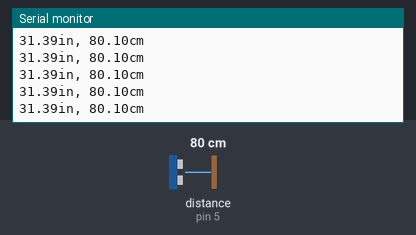
The sketch below on a simulated Arduino Uno, built with avr-gcc and run on an emulated ATmega328P. Parts: the last lines printed to the serial monitor. Wiring (inferred from the names in the program): ultrasonic range finder: trigger pin 4; echo pin 5. Inputs (shaded band) come from the test bench; at power-on: distance to the obstacle (sensor on pin 5) 80 cm. The echo pulse lasts 58.3 µs per cm; the modem accepts every AT command (registered, SIM ready, sends succeed) and sends nothing else.

Above: at 10.2 s.
10.3 s: distance to the obstacle (sensor on pin 5) set to 18 cm
At 10.32 s:
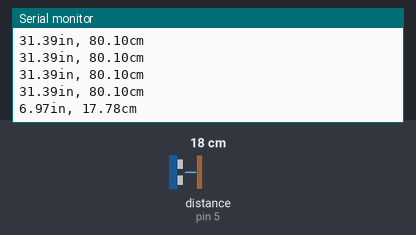
13.3 s: distance to the obstacle (sensor on pin 5) set to 2 cm
At 18.0 s:
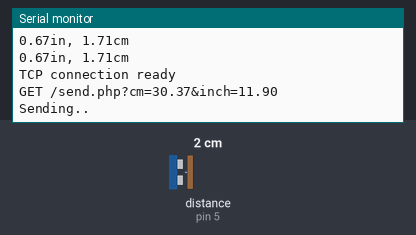
20.8 s: distance to the obstacle (sensor on pin 5) set to 250 cm
At 29.4 s:
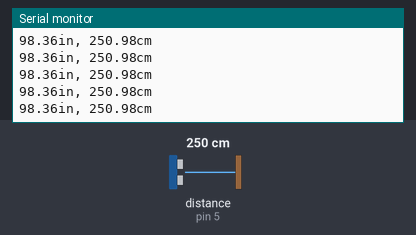
Timing chart, 0 to 29.8 s (numbered marks = the images above; inputs shaded):
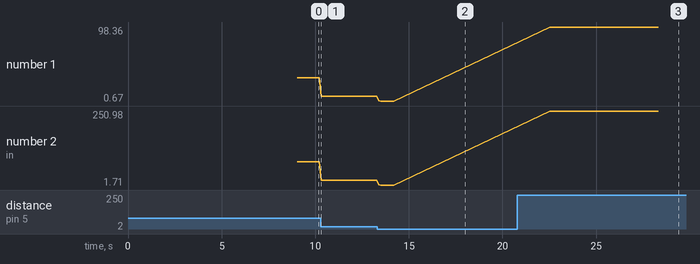

Measured:
- after the input at 10.3 s, the serial monitor: prints a new line at once (image 1)
- after the input at 13.3 s, the serial monitor: prints a new line after 0.09 s (image 2)
- after the input at 20.8 s, the serial monitor: prints a new line after 1.7 s (image 3)
- plotted number 1: 31.39 → 7.1 after the input at 10.3 s, 7.1 → 0.67 after the input at 13.3 s, 0.67 → 98.36 after the input at 20.8 s
- plotted number 2: 80.1 → 18.12 after the input at 10.3 s, 18.12 → 1.71 after the input at 13.3 s, 1.71 → 250.98 after the input at 20.8 s

The sketch:

ultra-sonic-to-php.ino
```cpp
#include <SoftwareSerial.h>

const int trigPin = 4;
const int echoPin = 5;

const String ssid = "ryo";
const String password = "15111994";

float data[50][2]={0};
float distance[2]={0};
int count = 0;
String D;
SoftwareSerial esp8266Module(2, 3);
String server = "192.168.43.212"; //this ip is for api.thinhspeak.com

void setup()
{
  Serial.begin(9600);
  esp8266Module.begin(9600);
  reset();
  delay(2000);
  connectWifi();
}

void reset() {
  esp8266Module.println("AT+RST");
  delay(1000);
  if (esp8266Module.find((char*)"OK") )
    Serial.println("Module Reset");
  else{
    Serial.println("Module not Reset");
    reset();
  }
}

//connect to your wifi network
void connectWifi() {
  //esp8266Module.println("AT+CWMODE=3");
  String cmd = "AT+CWJAP=\"" + ssid + "\",\"" + password + "\"";
  //esp8266Module.println("AT+CIFSR");
  esp8266Module.println(cmd);
  delay(5000);
  if (esp8266Module.find((char*)"OK")){
    Serial.println("Connected!");
    delay(1000);
  }
  else {
    Serial.println("Cannot connect to wifi");
    Serial.println("Trying again...");
    connectWifi();
  }

}

//to send the data

void httpGet () {
  esp8266Module.println("AT+CIPSTART=\"TCP\",\"" + server + "\",80");   //start a TCP connection.
  if ( esp8266Module.find((char*)"OK")) {
    Serial.println("TCP connection ready");
  }

  //String getRequest = "GET "+uri;
  String getRequest = "GET /send.php?"+D;

  Serial.println(getRequest);

  String sendCmd = "AT+CIPSEND=";    //determine the number of caracters to be sent.
  esp8266Module.print(sendCmd);
  int i = getRequest.length()+2;  //for uploading to localhost the dataline should be incremented by 2 as done here
  esp8266Module.println(i);
  delay(100);
  if (esp8266Module.find((char*)">")) {
    delay(1000);
    Serial.println("Sending..");
    esp8266Module.println(getRequest);
    delay(3000);
    if ( esp8266Module.find((char*)"SEND OK")) {
      Serial.println("Packet sent");
      while (esp8266Module.available()) {
        String tmpResp = esp8266Module.readString();
        Serial.println(tmpResp);
      }
      delay(1000);
      // close the connection
      //esp8266Module.println("AT+CIPCLOSE=4");
    }else{
      Serial.println("Packet not sent");
      //esp8266Module.println("AT+CIPCLOSE=4");
    }
  }
}

void calculateDistance()
{
  float duration;
  float inches, cm;
  pinMode(trigPin, OUTPUT);
  digitalWrite(trigPin, LOW);
  delayMicroseconds(2);
  digitalWrite(trigPin, HIGH);
  delayMicroseconds(10);
  digitalWrite(trigPin, LOW);
  pinMode(echoPin, INPUT);
  duration = pulseIn(echoPin, HIGH);
  inches = microsecondsToInches(duration);
  cm = microsecondsToCentimeters(duration);
  Serial.print(inches);
  Serial.print("in, ");
  Serial.print(cm);
  Serial.print("cm");
  Serial.println();
  data[count][0] = inches;
  data[count][1] = cm;
  //D = "cm=" + String(cm) + "&inch=" + String(inches);
  delay(100);
  count++;
}

float microsecondsToInches(long microseconds)
{
  float inch = microseconds/74.0/2.0;
  return inch;
}

float microsecondsToCentimeters(long microseconds)
{
  float cm = microseconds/29.0/2.0;
  return cm;
}

void average(){
  float inch=0, cm=0;
  for(int i=0;i<50;i++){
    inch = inch + data[i][0];
    cm = cm + data[i][1];
    data[i][0]=data[i][0]=0;
  }
  inch = inch / 50.0;
  cm = cm / 50.0;
  distance[0]=inch;
  distance[1]=cm;
  D = "cm=" + String(cm) + "&inch=" + String(inch);
}


void loop()
{
  calculateDistance();
  if(count > 50)
  {
    average();
    distance[0]=distance[1]=0;
    count = 0;
    delay(2000);
    httpGet();
  }
  //delay(1000);

}
```
